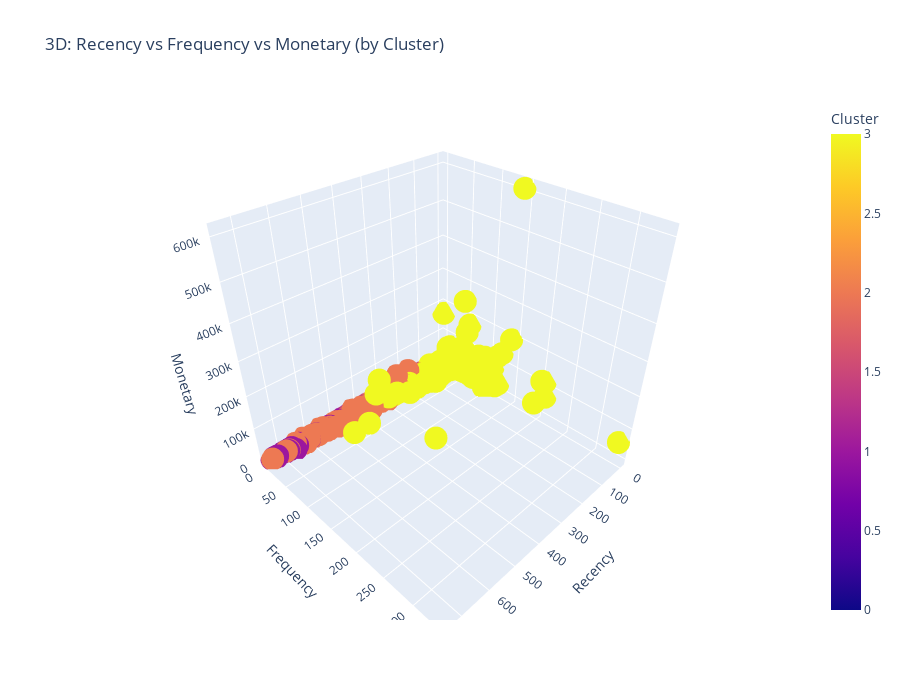

The code cell stored with this chart in its notebook:
### Code cell
# 3D VISUALISASI RFM (Plotly interaktif + Matplotlib 3D sebagai fallback)
import plotly.express as px
from mpl_toolkits.mplot3d import Axes3D

# Siapkan data untuk visualisasi
df3 = rfm_result.copy()
df3['Recency_log'] = np.log1p(df3['Recency'])
df3['Frequency_log'] = np.log1p(df3['Frequency'])
df3['Monetary_log'] = np.log1p(df3['Monetary'])

# Plotly 3D scatter - berdasarkan Cluster
try:
    fig = px.scatter_3d(df3, x='Recency', y='Frequency', z='Monetary', color='Cluster', hover_data=['CustomerID'],
                        title='3D: Recency vs Frequency vs Monetary (by Cluster)')
    fig.update_layout(width=900, height=700)
    fig.show()
except Exception as e:
    print('Plotly 3D failed:', e)

# Plotly 3D colored by Segment jika tersedia
if 'Segment' in df3.columns:
    try:
        fig2 = px.scatter_3d(df3, x='Recency', y='Frequency', z='Monetary', color='Segment', hover_data=['CustomerID'],
                         title='3D: RFM by Segment')
        fig2.update_layout(width=900, height=700)
        fig2.show()
    except Exception as e:
        print('Plotly 3D (Segment) failed:', e)

# Matplotlib 3D sebagai fallback statis
fig = plt.figure(figsize=(8,6))
ax = fig.add_subplot(111, projection='3d')
sc = ax.scatter(df3['Recency'], df3['Frequency'], df3['Monetary'], c=df3['Cluster'], cmap='tab10', alpha=0.6)
ax.set_xlabel('Recency')
ax.set_ylabel('Frequency')
ax.set_zlabel('Monetary')
ax.set_title('3D Scatter (Recency, Frequency, Monetary) by Cluster')
plt.savefig("output/04_3d_rfm_scatter.png", dpi=300, bbox_inches='tight')
plt.show()

### Figure 1 — Plotly figure (JSON) as saved in the notebook; plotly's stock layout.template omitted (floating-point values rounded to 4 significant figures; data arrays with more than 128 entries replaced by an {"elided": "..."} marker saying what was removed)
{"data": [{"customdata": {"elided": "5350x1 float values"}, "hovertemplate": "Recency=%{x}<br>Frequency=%{y}<br>Monetary=%{z}<br>CustomerID=%{customdata[0]}<br>Cluster=%{marker.color}<extra></extra>", "legendgroup": "", "marker": {"color": {"elided": "5350 int values"}, "coloraxis": "coloraxis", "symbol": "circle"}, "mode": "markers", "name": "", "scene": "scene", "showlegend": false, "type": "scatter3d", "x": {"elided": "5350 int values"}, "y": {"elided": "5350 int values"}, "z": {"elided": "5350 float values"}}], "layout": {"coloraxis": {"colorbar": {"title": {"text": "Cluster"}}, "colorscale": [[0, "#0d0887"], [0.1111, "#46039f"], [0.2222, "#7201a8"], [0.3333, "#9c179e"], [0.4444, "#bd3786"], [0.5556, "#d8576b"], [0.6667, "#ed7953"], [0.7778, "#fb9f3a"], [0.8889, "#fdca26"], [1, "#f0f921"]]}, "height": 700, "legend": {"tracegroupgap": 0}, "scene": {"domain": {"x": [0, 1], "y": [0, 1]}, "xaxis": {"title": {"text": "Recency"}}, "yaxis": {"title": {"text": "Frequency"}}, "zaxis": {"title": {"text": "Monetary"}}}, "title": {"text": "3D: Recency vs Frequency vs Monetary (by Cluster)"}, "width": 900}}
